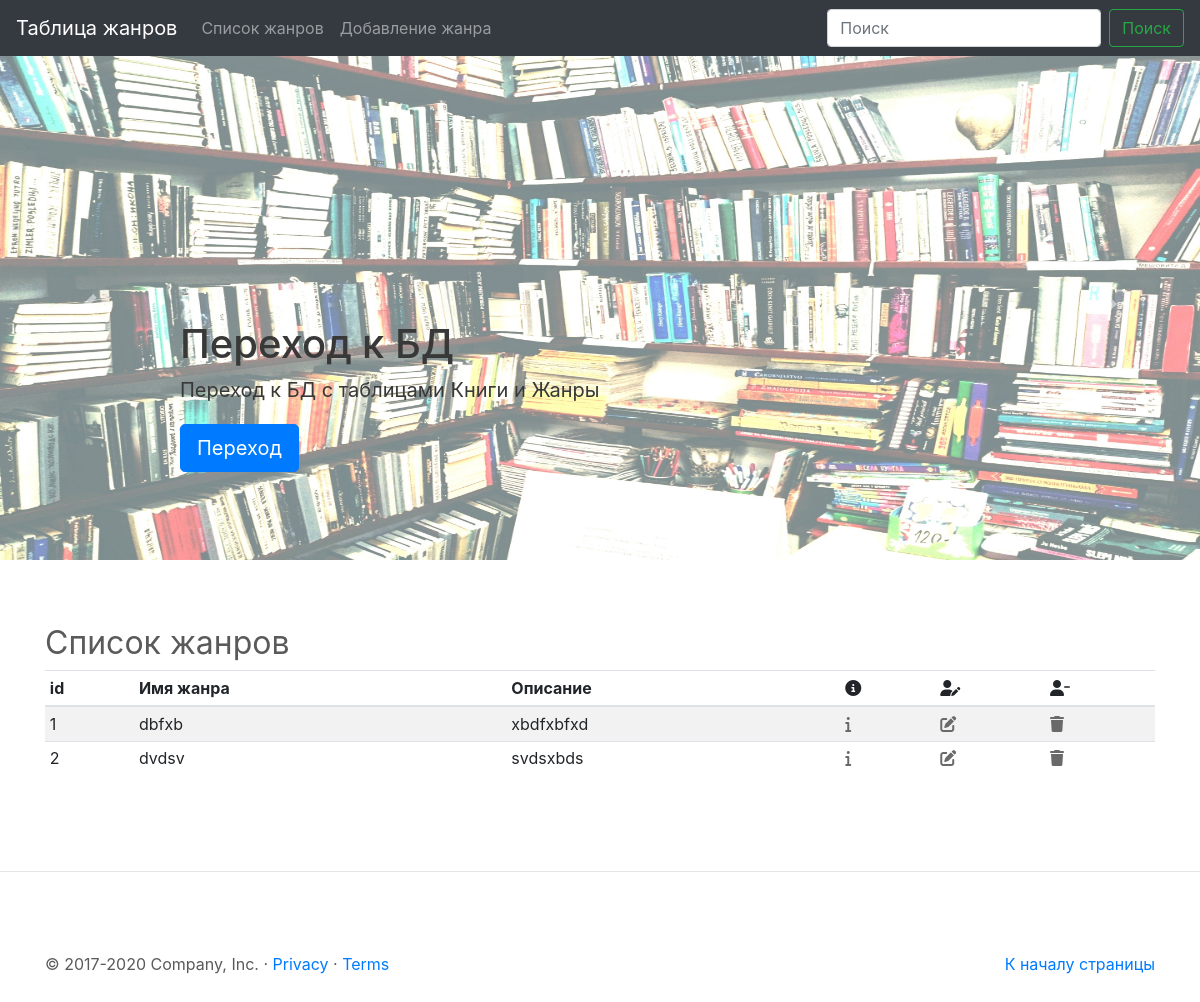
The page /genre/list/ on the database as committed earlier.
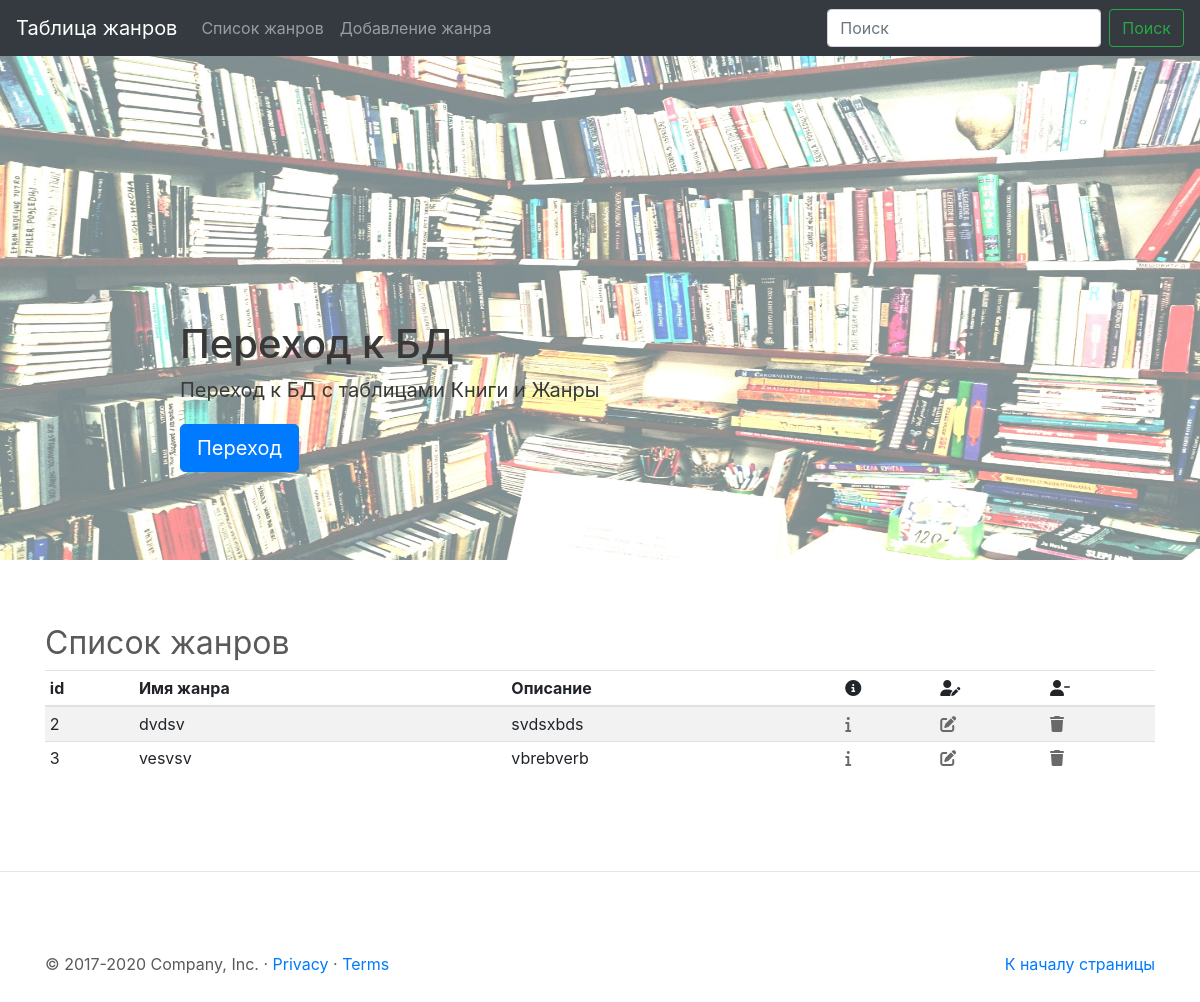
The same page on the database as committed later.
### genre/models.py (models this page shows, shortened)
class Genre(models.Model):
    name = models.CharField(
        verbose_name='Название жанра',
        max_length= 100
    )
    description = models.TextField(
        verbose_name='Описание жанра',
        null=True, # БД позволяет хранить поле пустым
        blank=True, # сигнал Djange, что поле мб пустым
        help_text='Поле может быть пустым'
    )

### genre/views.py (the view)
# urls.py: path('list/', GenreList.as_view(), name='list'), # список жанров
class GenreList(ListView):
    template_name = 'genre/list_genre.html'
    context_object_name = 'genre_list'
    model = Genre

### genre/templates/genre/list_genre.html (shortened to what this page needs)
{% extends 'base.html' %}
{% block body %}
    {% include "carousel_genre.html" %}
    <div class="container marketing">
        <h2 id="list-genre">Список жанров</h2>
        <div class="table-responsive">
            <table class="table table-striped table-sm">
                <thead>
                    <tr>
                    <th>id</th>
                    <th>Имя жанра</th>
                    <th>Описание</th>
                    <th><i class="fas fa-info-circle"></i></th>
                    <th><i class="fas fa-user-edit"></i></th>
                    <th><i class="fas fa-user-minus"></i></th>
                    </tr>
                </thead>
                <tbody>
                    {% for genre in genre_list %}
                        <tr>
                            <td>{{ genre.pk }}</td>
                            <td>{{ genre.name }}</td>
                            <td>{{ genre.description }}</td>
                            <td><a href="{% url 'genre:detail' genre.pk %}" title="подробнее"><i style="color:#696969" class="fas fa-info"></i></a></td>
                            <td><a href="{% url 'genre:update' genre.pk %}" title="редактировать"><i style="color:#696969" class="fas fa-edit"></i></a></td>
                            <td><a href="{% url 'genre:delete' genre.pk %}" title="удалить"><i style="color:#696969" class="fas fa-trash"></i></a></td>
                        </tr>
                    {% endfor %}
                </tbody>
            </table>
        </div>
    </div>
{% endblock body %}

### templates/base.html (shortened to what this page needs)
{% load static %}
<!doctype html>
<html lang="ru">
    <head>
        <link rel="stylesheet" href="https://stackpath.bootstrapcdn.com/bootstrap/4.5.0/css/bootstrap.min.css">
        <link href="{% static 'css/carousel.css' %} " rel="stylesheet">
    </head>
    <body>
        {% include "top_menu_genre.html" %}
        <main role="main">
        {% block body %}
        {% endblock body %}
        <hr class="featurette-divider">
        <footer class="container">
            <p class="float-right"><a href="#">К началу страницы</a></p>
            <p>&copy; 2017-2020 Company, Inc. &middot; <a href="#">Privacy</a> &middot; <a href="#">Terms</a></p>
        </footer>
        </main>
    </body>
</html>

### templates/top_menu_genre.html (shortened to what this page needs)
<header>
    <nav class="navbar navbar-expand-md navbar-dark fixed-top bg-dark">
        <a class="navbar-brand" href="#list-genre">Таблица жанров</a>
        <div class="collapse navbar-collapse" id="navbarCollapse">
            <ul class="navbar-nav mr-auto">
                <li class="nav-item">
                    <a class="nav-link" href="{% url 'genre:list' %}">Список жанров<span class="sr-only">(current)</span></a>
                </li>
                <li class="nav-item">
                    <a class="nav-link" href="{% url 'genre:create' %}">Добавление жанра</a>
                </li>
            </ul>
            <form class="form-inline mt-2 mt-md-0">
                <input class="form-control mr-sm-2" type="text" placeholder="Поиск" aria-label="Search">
                <button class="btn btn-outline-success my-2 my-sm-0" type="submit">Поиск</button>
            </form>
        </div>
    </nav>
</header>

### templates/carousel_genre.html (shortened to what this page needs)
{% load static %}
<div id="myCarousel" class="carousel slide" data-ride="carousel">
    <ol class="carousel-indicators">
        <li data-target="#myCarousel" data-slide-to="0" class="active"></li>
        <li data-target="#myCarousel" data-slide-to="1"></li>
        <li data-target="#myCarousel" data-slide-to="2"></li>
    </ol>
    <div class="carousel-inner">
        <div class="carousel-item active">
            <img src="{% static 'img/favicons/books-table.jpg' %}" alt="">
            <div class="container">
                <div class="carousel-caption text-left">
                    <h1 style="color:#383838">Переход к БД</h1>
                    <p style="color:#383838">Переход к БД с таблицами Книги и Жанры</p>
                    <p><a class="btn btn-lg btn-primary" href="/admin/" target=_blank role="button">Переход</a></p>
                </div>
            </div>
        </div>
    </div>
    <a class="carousel-control-prev" href="#myCarousel" role="button" data-slide="prev">
        <span class="carousel-control-prev-icon" aria-hidden="true"></span>
    </a>
    <a class="carousel-control-next" href="#myCarousel" role="button" data-slide="next">
        <span class="carousel-control-next-icon" aria-hidden="true"></span>
    </a>
</div>

### static/css/carousel.css (style rules this page uses)
body { padding-top: 3rem; padding-bottom: 3rem; color: #5a5a5a; }
.carousel { margin-bottom: 4rem; }
.carousel-caption { bottom: 3rem; z-index: 10; }
.carousel-item { height: 32rem; }
.carousel-item > img { position: absolute; top: 0; left: 0; min-width: 100%; height: 32rem; }
.marketing h2 { font-weight: 400; }
.featurette-divider { margin: 5rem 0; }
@media (min-width: 40em) { .carousel-caption p { margin-bottom: 1.25rem; font-size: 1.25rem; line-height: 1.4; } }

Rows that differ between the two databases and show on the page:
removed Genre: pk "1", name "dbfxb", description "xbdfxbfxd"
added Genre: pk "3", name "vesvsv", description "vbrebverb"
